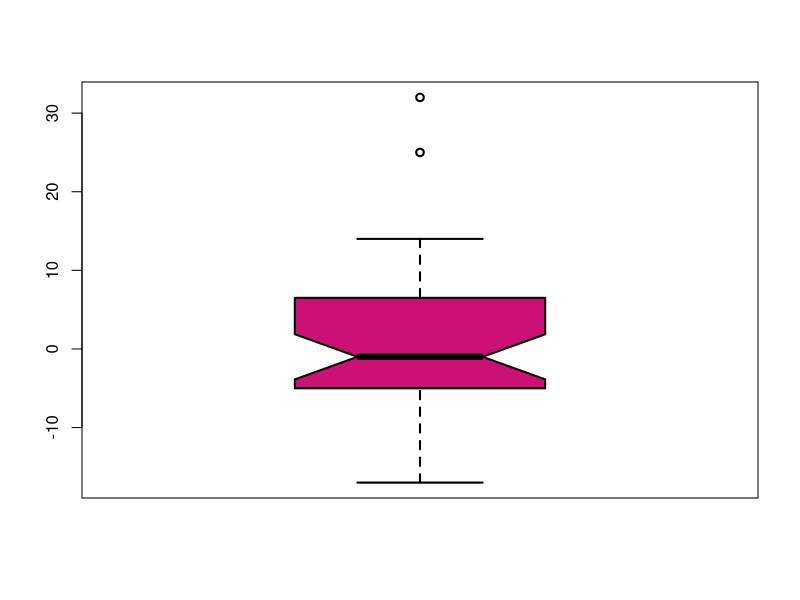

Write the R code that produced this figure.
set.seed(127)
puvodni = rpois(n = 40, lambda = 50)
opravny = rpois(n = 40, lambda = 52)
# H0: na pokyny nema smysl reagovat (rozdil >= 0)
# H1: na pokyny ma smysl reagovat (rozdil < 0)
rozdil = puvodni - opravny

# predpoklad paroveho t-testu: rozdeleni musi byt normalni
  # H0: rozdeleni je normalni
  # H1: rozdeleni neni normalni
  
  shapiro.test(rozdil) # p = 0.0063 < 0.05
  # H0 se zamita, rozdeleni neni normalni --> parovy Wilcoxonuv test

wilcox.test(x = rozdil, alternative = "less")
# p = 0.43 > 0.05
# H0 se nezamita, na pokyny oponentu nema smysl reagovat
# df = 39

boxplot(rozdil, notch = T, col = "deeppink3", lwd = 2)
